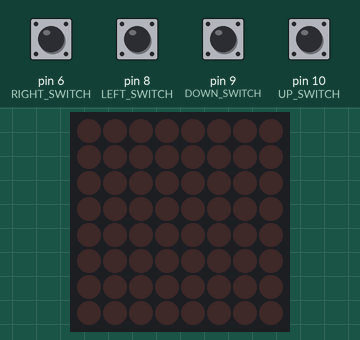
A program run on a simulated Arduino Nano, built with avr-gcc and run on an emulated ATmega328P. Parts: 8×8 LED matrix. The inputs (shaded band) are chosen by the test bench; at power-on: pin 6 (RIGHT_SWITCH), pin 8 (LEFT_SWITCH), pin 9 (DOWN_SWITCH), pin 10 (UP_SWITCH) HIGH. Random numbers use the default seed unless the program sets one.

Above: at 1.2 s.
1.3 s: pin 6 (RIGHT_SWITCH) pulled LOW for 0.15 s
At 1.7 s:
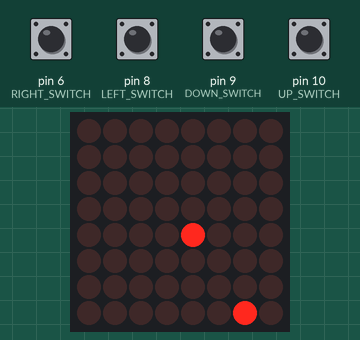
3.8 s: pin 9 (DOWN_SWITCH) pulled LOW for 0.15 s
At 4.7 s:
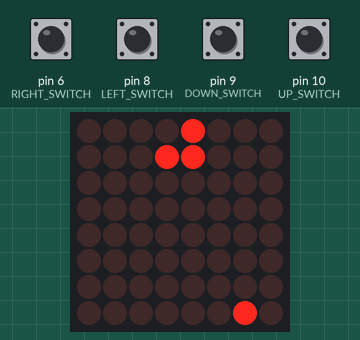
6.9 s: pin 8 (LEFT_SWITCH) pulled LOW for 0.15 s
At 7.6 s:
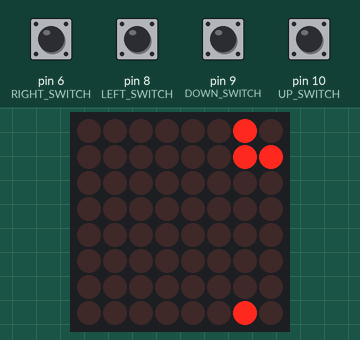
10.0 s: pin 10 (UP_SWITCH) pulled LOW for 0.15 s
At 10.7 s:
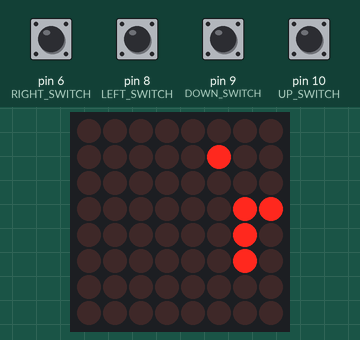
13.1 s: pin 6 (RIGHT_SWITCH) pulled LOW for 1 s
At 13.7 s:
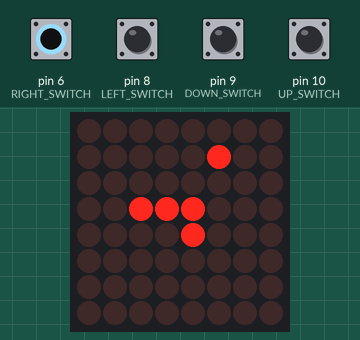
16.8 s: pin 10 (UP_SWITCH) pulled LOW for 1 s
At 17.7 s:
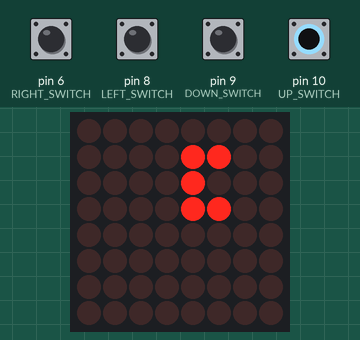
Timing chart, 0 to 19.8 s (numbered marks = the images above; inputs shaded):
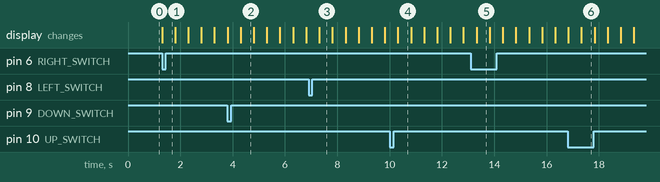

Measured:
- after the input at 1.3 s, the display: first changes at once (image 1 shows a later state)
- what the display in image 2 shows lasts 0.5 s, from 4.3 s to 4.8 s

The program:

main.cpp
```cpp
#include <Arduino.h>
#include <MD_MAX72xx.h>

#define DEBUG 1

#if DEBUG
#define PRINT(s, v)         \
	{                       \
		Serial.print(F(s)); \
		Serial.print(v);    \
	} // Print a string followed by a value (decimal)

#define PRINTX(s, v)          \
	{                         \
		Serial.print(F(s));   \
		Serial.print(v, HEX); \
	} // Print a string followed by a value (hex)

#define PRINTS(s)           \
	{                       \
		Serial.print(F(s)); \
	} // Print a string
#else
#define PRINT(s, v)	 // Print a string followed by a value (decimal)
#define PRINTX(s, v) // Print a string followed by a value (hex)
#define PRINTS(s)	 // Print a string
#endif

// #define HARDWARE_TYPE MD_MAX72XX::PAROLA_HW

#define HARDWARE_TYPE MD_MAX72XX::FC16_HW  // GOOD one
// #define HARDWARE_TYPE MD_MAX72XX::GENERIC_HW // GOON one too

// #define HARDWARE_TYPE MD_MAX72XX::ICSTATION_HW

// #define HARDWARE_TYPE MD_MAX72XX::DR0CR0RR0_HW
// #define HARDWARE_TYPE MD_MAX72XX::DR0CR0RR1_HW
// #define HARDWARE_TYPE MD_MAX72XX::DR0CR1RR0_HW
// #define HARDWARE_TYPE MD_MAX72XX::DR0CR1RR1_HW
// #define HARDWARE_TYPE MD_MAX72XX::DR1CR0RR0_HW
// #define HARDWARE_TYPE MD_MAX72XX::DR1CR0RR1_HW
// #define HARDWARE_TYPE MD_MAX72XX::DR1CR1RR0_HW
// #define HARDWARE_TYPE MD_MAX72XX::DR1CR1RR1_HW


#define MAX_DEVICES 1
#define CLK_PIN 2  // or SCK
#define DATA_PIN 4 // or MOSI
#define CS_PIN 3   // or SS

MD_MAX72XX mx = MD_MAX72XX(HARDWARE_TYPE, DATA_PIN, CLK_PIN, CS_PIN, MAX_DEVICES); // Arbitrary pins


#define LEFT_SWITCH 8
#define RIGHT_SWITCH 6
#define UP_SWITCH 10
#define DOWN_SWITCH 9

#define DELAYTIME 100
#define BTN_DELAY 130
#define GAME_SPEED 500

#define BOARD_WIDTH 8
#define BOARD_HEIGHT 8


void resetDisplay(void)
{
	mx.control(MD_MAX72XX::INTENSITY, MAX_INTENSITY / 2);
	mx.control(MD_MAX72XX::UPDATE, MD_MAX72XX::ON);
	mx.clear();
}

void scrollText(const char *p, uint8_t delay_time)
{
	uint8_t charWidth;
	uint8_t cBuf[8]; // this should be ok for all built-in fonts

	PRINTS("\nScrolling text");
	mx.clear();

	while (*p != '\0')
	{
		charWidth = mx.getChar(*p++, sizeof(cBuf) / sizeof(cBuf[0]), cBuf);


		for (uint8_t i = 0; i <= charWidth; i++) // allow space between characters
		{
			mx.transform(MD_MAX72XX::TSU);
			if (i < charWidth)
				mx.setRow(BOARD_HEIGHT - 1, cBuf[i]);

			delay(delay_time);
		}
	}
}


void WriteChar(char ch) {
	uint8_t charWidth;
	uint8_t cBuf[8]; // this should be ok for all built-in fonts

	mx.clear();

	charWidth = mx.getChar(ch, sizeof(cBuf) / sizeof(cBuf[0]), cBuf);

	for (uint8_t i = 0; i <= charWidth; i++) // allow space between characters
	{
		if (i < charWidth)
			mx.setRow(i + 1, cBuf[i]);
	}

}


template <typename T>
class LinkedListNode
{

public:
	LinkedListNode(T new_val) : value(new_val) {}

	T value;

	LinkedListNode *next = nullptr;
	LinkedListNode *prev = nullptr;
};

template <typename T>
class LinkedList
{

public:
	LinkedListNode<T> *head = nullptr;
	LinkedListNode<T> *tail = nullptr;

	T GetFront() const
	{
		if (head == nullptr)
		{
			return T();
		}

		return head->value;
	}

	T GetLast() const
	{
		if (tail == nullptr)
		{
			return T();
		}

		return tail->value;
	}

	bool Contains(T val)
	{
		if (head == nullptr)
		{
			return false;
		}

		LinkedListNode<T> *tmp = head;
		while (tmp != nullptr)
		{
			if (tmp->value == val)
			{
				return true;
			}
			tmp = tmp->prev;
		}

		return false;
	}

	bool ContainsButNotHead(T val)
	{
		if (tail == nullptr)
		{
			return false;
		}

		LinkedListNode<T> *tmp = tail;
		while (tmp != head)
		{
			if (tmp->value == val)
			{
				return true;
			}
			tmp = tmp->next;
		}

		return false;
	}

	void PushFront(T new_val)
	{
		if (head == nullptr)
		{
			head = new LinkedListNode<T>(new_val);
			tail = head;
		}
		else
		{
			head->next = new LinkedListNode<T>(new_val);
			head->next->prev = head;
			head = head->next;
		}
	}

	void PushBack(T new_val)
	{
		if (tail == nullptr)
		{
			tail = new LinkedListNode<T>(new_val);
			head = tail;
		}
		else
		{
			tail->prev = new LinkedListNode<T>(new_val);
			tail->prev->next = tail;
			tail = tail->prev;
		}
	}

	void PopFront()
	{
		if (head == nullptr)
		{
			return;
		}
		else
		{
			if (head->prev == nullptr)
			{
				delete head;
				head = nullptr;
				tail = nullptr;
			}
			else
			{
				head = head->prev;
				delete head->next;
				head->next = nullptr;
			}
		}
	}

	void PopBack()
	{
		if (tail == nullptr)
		{
			return;
		}
		else
		{
			if (tail->next == nullptr)
			{
				delete tail;
				tail = nullptr;
				head = nullptr;
			}
			else
			{
				tail = tail->next;
				delete tail->prev;
				tail->prev = nullptr;
			}
		}
	}

	void Clear() {
		if (tail == nullptr) { return ;}

		LinkedListNode<T> *tmp = tail;
		while (tmp != head) {
			tmp = tmp->next;
			delete tmp->prev;
		}

		delete head;

		head = nullptr;
		tail = nullptr;
	}
};

struct Point
{
public:
	int8_t x;
	int8_t y;

	Point()
	{
		x = -1;
		y = -1;
	};
	Point(int8_t x, int8_t y) : x(x), y(y) {}
};

bool operator==(const Point &lhs, const Point &rhs)
{
	return (lhs.x == rhs.x) && (lhs.y == rhs.y);
}

enum SNAKE_DIRECTION
{
	LEFT=0,
	RIGHT,
	UP=3,
	DOWN,
	NONE=5
};


bool isContrDir(SNAKE_DIRECTION dir1, SNAKE_DIRECTION dir2) {
	if (dir1 == NONE || dir2 == NONE) { return false;}

	return (abs(dir1 - dir2) == 1);
}

class Snake
{
private:
	int8_t x;
	int8_t y;

	int8_t board_w;
	int8_t board_h;

	int8_t apples_eaten;

	int8_t last_x;
	int8_t last_y;

	int8_t head, tail;

	bool has_eaten = false;

	SNAKE_DIRECTION currDirection = NONE;

public:
	LinkedList<Point> snake_itself;

	Snake(int8_t board_width, int8_t board_height) : board_w(board_width),
													 board_h(board_height)
	{
		x = board_w / 2 - 1;
		y = board_h / 2 - 1;

		last_x = x - 2;
		last_y = y;

		apples_eaten = 0;

		snake_itself.PushFront(Point(x, y));
		snake_itself.PushFront(Point(x - 1, y));
		snake_itself.PushFront(Point(x - 2, y));
	}

	~Snake() {
		snake_itself.Clear();
	}

	Point GetCurrPos() const
	{
		return snake_itself.GetFront();
	}

	Point GetLast() const
	{
		return snake_itself.GetLast();
	}

	SNAKE_DIRECTION GetDirection() {
		return currDirection;
	}

	void SetDirection(SNAKE_DIRECTION newDir)
	{
		if (isContrDir(currDirection, newDir)) { return ; }
		currDirection = newDir;
	}

	void Eat()
	{
		has_eaten = true;
		++apples_eaten;
	}

	int ApplesEaten() {
		return apples_eaten;
	}

	void Move()
	{
		switch (currDirection)
		{
		case SNAKE_DIRECTION::LEFT:
			MoveLeft();
			break;

		case SNAKE_DIRECTION::RIGHT:
			MoveRight();
			break;

		case SNAKE_DIRECTION::UP:
			MoveUp();
			break;

		case SNAKE_DIRECTION::DOWN:
			MoveDown();
			break;

		default:
			break;
		}

		snake_itself.PushFront(Point(x, y));
		snake_itself.PopBack();
	}

private:
	void CheckBoundaries()
	{
		if (y == board_h)
		{
			y = 0;
		}
		else if (y < 0)
		{
			y = board_h - 1;
		}

		if (x < 0)
		{
			x = board_w - 1;
		}
		else if (x == board_w)
		{
			x = 0;
		}
	}

	void MoveUp()
	{
		--y;
		CheckBoundaries();
	}

	void MoveDown()
	{
		++y;
		CheckBoundaries();
	}

	void MoveLeft()
	{
		--x;
		CheckBoundaries();
	}

	void MoveRight()
	{
		++x;
		CheckBoundaries();
	}
};

void drawBall(Point point, bool bOn = true)
{
	mx.setPoint(point.x, point.y, bOn);
}

Point GetRandomPoint(Snake *snake, int8_t w, int8_t h)
{
	uint8_t x, y;

	while (true)
	{
		x = random(0, w);
		y = random(0, h);

		if (!snake->snake_itself.Contains(Point(x, y)))
		{
			break;
		}
	}

	return Point(x, y);
}

Snake *snake = nullptr;
Point apple;

enum GAME_STATE
{
	INIT,
	PLAY,
	SHOW_RESULT
};

GAME_STATE currGameState = INIT;


void setup(void)
{
	mx.begin();

	resetDisplay();

	pinMode(LEFT_SWITCH, INPUT_PULLUP);
	pinMode(RIGHT_SWITCH, INPUT_PULLUP);
	pinMode(UP_SWITCH, INPUT_PULLUP);
	pinMode(DOWN_SWITCH, INPUT_PULLUP);
}

uint32_t last_time_btn_pressed = 0;
uint32_t last_time_game_changed = 0;

bool just_eaten_apple = false;


inline bool LEFT_PRESSED(void) { return (digitalRead(LEFT_SWITCH) == LOW); }
inline bool RIGHT_PRESSED(void) { return (digitalRead(RIGHT_SWITCH) == LOW); }
inline bool UP_PRESSED(void) { return (digitalRead(UP_SWITCH) == LOW); }
inline bool DOWN_PRESSED(void) { return (digitalRead(DOWN_SWITCH) == LOW); }

void loop(void)
{

	if (currGameState == INIT)
	{
		if (LEFT_PRESSED() || RIGHT_PRESSED() || UP_PRESSED() || DOWN_PRESSED())
		{
			resetDisplay();
			snake = new Snake(BOARD_WIDTH, BOARD_HEIGHT);
			apple = GetRandomPoint(snake, BOARD_WIDTH, BOARD_HEIGHT);

			drawBall(apple, true);
			currGameState = PLAY;
		}
	}
	else if (currGameState == PLAY)
	{
		if (millis() - last_time_btn_pressed > BTN_DELAY)
		{

			if (LEFT_PRESSED())
			{
				PRINTS("LEFT pressed\n");
				snake->SetDirection(LEFT);
			}
			else if (RIGHT_PRESSED())
			{
				PRINTS("RIGHT !!! pressed\n");
				snake->SetDirection(RIGHT);
			}
			else if (UP_PRESSED())
			{
				PRINTS("UP pressed\n");
				snake->SetDirection(UP);
			}
			else if (DOWN_PRESSED())
			{
				PRINTS("DOWN pressed\n");
				snake->SetDirection(DOWN);
			}

			last_time_btn_pressed = millis();
		}

		if (millis() - last_time_game_changed > GAME_SPEED)
		{

			Point last = snake->GetLast();

			snake->Move();

			// if (snake->snake_itself.Contains(apple))
			if (snake->GetCurrPos() == apple)
			{
				just_eaten_apple = true;
				snake->Eat();
				snake->snake_itself.PushBack(last);
				drawBall(apple, false);
				apple = GetRandomPoint(snake, BOARD_WIDTH, BOARD_HEIGHT);
				drawBall(apple, true);
			}

			if (snake->snake_itself.ContainsButNotHead(snake->GetCurrPos()))
			{
				currGameState = SHOW_RESULT;
				return;
			}

			last_time_game_changed = millis();

			drawBall(snake->GetCurrPos(), true);

			if (just_eaten_apple) {
				just_eaten_apple = false;
				return ;
			}

			drawBall(last, false);
		}
	}

	else if (currGameState == SHOW_RESULT)
	{
		resetDisplay();
		delay(500);
		scrollText("GAME OVER! ", 80);
		mx.clear();

		int total_points = snake->ApplesEaten();

		if (total_points <= 9) {
			// char buff[] = {"   "};
			// buff[1] = total_points + 48;
			// scrollText(buff);
			WriteChar(total_points + 48);
			delay(2000);
			mx.clear();

		} else {
			char buff[] = {"      "};
			buff[2] = (total_points / 10) + 48;
			buff[3] = (total_points % 10) + 48;

			for (short i = 0; i < 3; ++i) {
				scrollText(buff, 100);
			}
			mx.clear();
		}

		delete snake;
		snake = nullptr;
		currGameState = INIT;
	}
}
```
